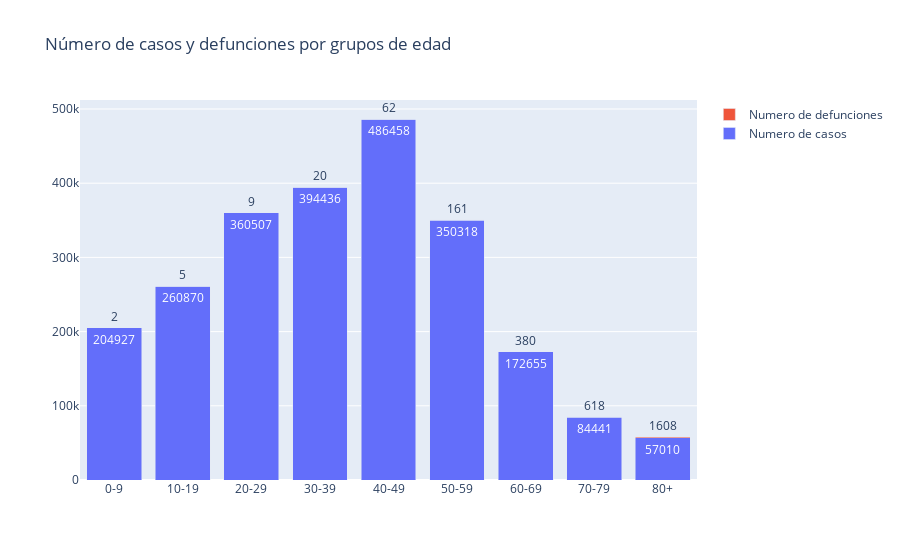

Notebook code for this chart:
### Markdown cell above
### Durante los últimos tres meses

### Code cell
# agrupamos los datos por edad de los ultimos 3 meses
df_gedad = datos_covid[datos_covid['fecha']>'2021-10-04'].groupby(['grupo_edad'],as_index=False).agg({'num_casos': np.sum, 'num_def': np.sum})

 # calculamos el porcentaje de mortalidad
def calc_porcentaje(x,y):
    return round(y/x*100,3)
df_gedad['perc_mort'] = df_gedad.apply(lambda x: calc_porcentaje(x.num_casos, x.num_def), axis=1)

 # eliminamos los registros con edad desconocida
df_gedad.drop([9], inplace=True) 

# creamos la visualización
z = df_gedad['perc_mort']
fig = go.Figure(data=[
    go.Bar(name = 'Numero de casos', x = df_gedad['grupo_edad'], y = df_gedad['num_casos'], customdata=z,
           text = df_gedad['num_casos'], textposition = 'outside'),
    go.Bar(name = 'Numero de defunciones', x = df_gedad['grupo_edad'], y = df_gedad['num_def'], customdata=z,
           text = df_gedad['num_def'], textposition = 'outside')])

 # ajustes plot
fig.update_layout(barmode='stack', title='Número de casos y defunciones por grupos de edad')
fig.update_traces(texttemplate='%{text:.0f}',
                 hovertemplate="<br>".join([
                "Edad: %{x}",
                "Cantidad: %{y}",
                "% mortalidad: %{customdata}"]))

fig.show()

### Figure 1 — Plotly figure (JSON) as saved in the notebook; plotly's stock layout.template omitted (floating-point values rounded to 4 significant figures)
{"data": [{"customdata": [0.001, 0.002, 0.002, 0.005, 0.013, 0.046, 0.22, 0.732, 2.821], "hovertemplate": "Edad: %{x}<br>Cantidad: %{y}<br>% mortalidad: %{customdata}", "name": "Numero de casos", "text": [204927, 260870, 360507, 394436, 486458, 350318, 172655, 84441, 57010], "textposition": "outside", "texttemplate": "%{text:.0f}", "type": "bar", "x": ["0-9", "10-19", "20-29", "30-39", "40-49", "50-59", "60-69", "70-79", "80+"], "y": [204927, 260870, 360507, 394436, 486458, 350318, 172655, 84441, 57010]}, {"customdata": [0.001, 0.002, 0.002, 0.005, 0.013, 0.046, 0.22, 0.732, 2.821], "hovertemplate": "Edad: %{x}<br>Cantidad: %{y}<br>% mortalidad: %{customdata}", "name": "Numero de defunciones", "text": [2, 5, 9, 20, 62, 161, 380, 618, 1608], "textposition": "outside", "texttemplate": "%{text:.0f}", "type": "bar", "x": ["0-9", "10-19", "20-29", "30-39", "40-49", "50-59", "60-69", "70-79", "80+"], "y": [2, 5, 9, 20, 62, 161, 380, 618, 1608]}], "layout": {"barmode": "stack", "title": {"text": "Número de casos y defunciones por grupos de edad"}}}
